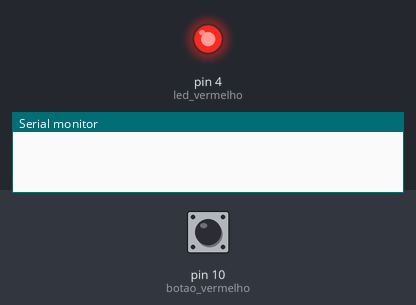
Bench run of a sketch on a simulated Arduino Uno, built with avr-gcc and run on an emulated ATmega328P. Parts: output pins drawn as LEDs (lit = HIGH), the last lines printed to the serial monitor. The test bench sets the inputs (shaded band); at power-on: pin 10 (botao_vermelho) HIGH.

Above: at 0.1 s.
At 1.1 s:
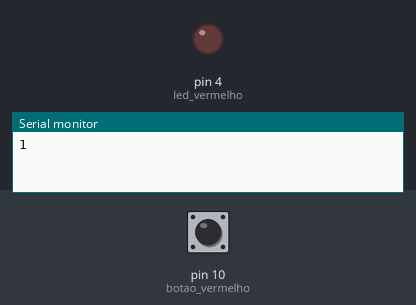
Timing chart, 0 to 2.6 s (numbered marks = the images above):
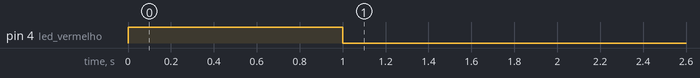

The sketch:

Lendo_Bot_o.ino
```cpp
#define led_vermelho 4
#define botao_vermelho 10

void setup() {
  // put your setup code here, to run once:
  Serial.begin(9600);
  pinMode(led_vermelho, OUTPUT);
  pinMode(botao_vermelho, INPUT_PULLUP); //RESISTOR INTERNO DE 10K

  digitalWrite(led_vermelho, 1);
  delay(1000);
  digitalWrite(led_vermelho, 0);
}

void loop() {
  // put your main code here, to run repeatedly:
  int estado_botao = digitalRead(botao_vermelho);
  Serial.println(estado_botao);
  delay(500);
}
```
